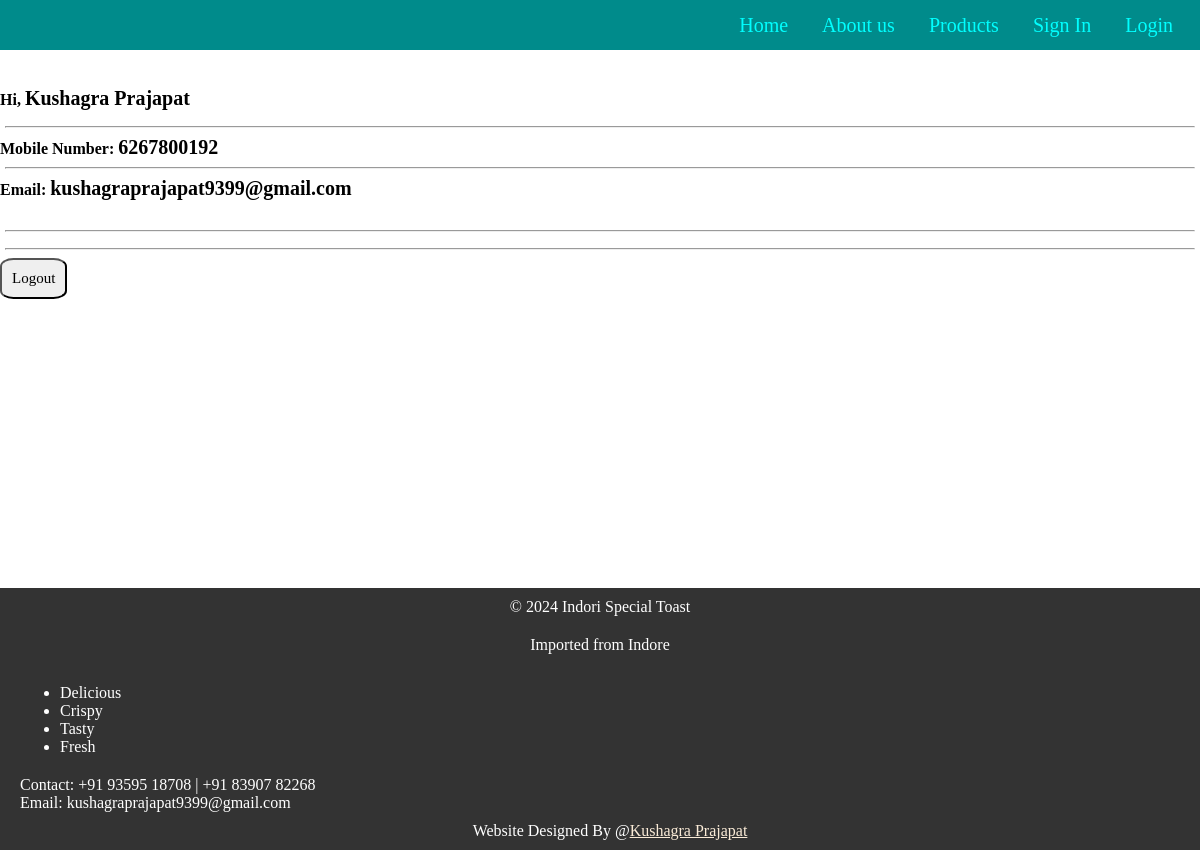
/profile/ (signed in), run on an earlier commit of the app's database.
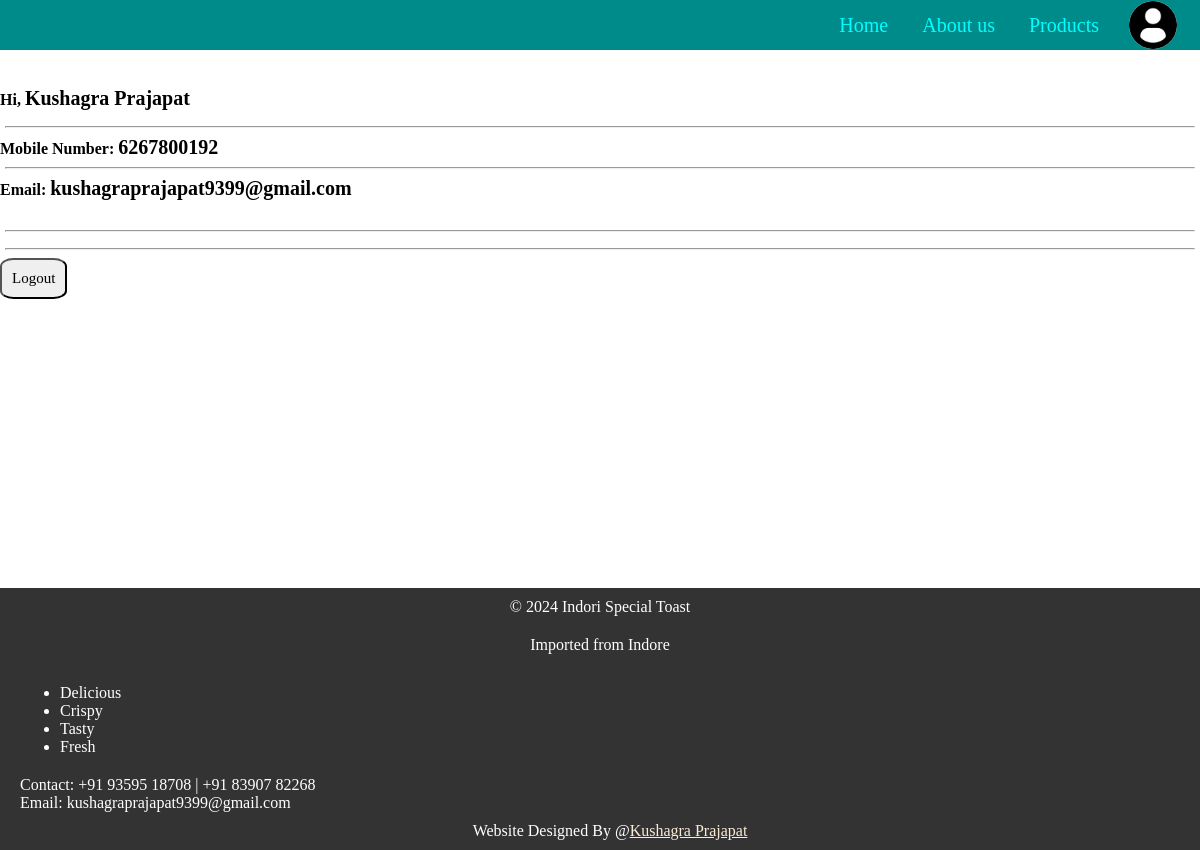
And on a later commit of the database.
### user_data/models.py (models this page shows, shortened)
class Users(AbstractUser):
    username = models.CharField(max_length=50)
    mobile = models.CharField(max_length=12,unique=True)
    email = models.CharField(max_length=50)
    password = models.CharField(max_length=20)
    last_login = models.DateTimeField(null=True, blank=True)  # Add last_login field
    is_active = models.BooleanField(default=True)  # Add is_active field
    date_joined = models.DateTimeField(default=timezone.now)
    is_on = models.BooleanField(default=False)
    USERNAME_FIELD = 'mobile'
    REQUIRED_FIELDS = ['username','password']

### kushagra/views.py (the view)
# urls.py: path('profile/',views.profile),
def profile(request):
    data = {'user':request.user}
    return render(request,'profile.html',data)

### templates/profile.html (shortened to what this page needs)
<html>
    <head>
    </head>
    <header>
        {% include "header.html" %}
    </header>
    <link rel="stylesheet" href="/static/css/profile.css">
    <body>
        <h4>
            <p>Hi, <span id="name">{{ user.username }}</span></p>
            <hr>
            Mobile Number: <span id="mobile">{{ user.mobile }}</span>
            <hr>
            Email: <span id="email">{{ request.user.email }}</span>
        </h4>
        <hr>
        <hr>
        <button onclick="document.getElementById('logout-form').submit();">Logout</button>
    <footer>
        {% include "footer.html" %}
    </footer>
    </body>
</html>

### templates/header.html (shortened to what this page needs)
<header>
    <link rel="stylesheet" href="/static/css/header.css">
    <nav class="navbar">
        <ul class="nav-links">
            <li><a href="/" class="{% if request.path == '/' %}active{% endif %}">Home</a></li>
            <li><a href="/about-us" class="{% if request.path == '/about-us/' %}active{% endif %}">About us</a></li>
            <li><a href="/product" class="{% if request.path == '/product/' %}active{% endif %}">Products</a></li>
            {% if request.user.is_on %}
                <li><a href="/profile" id="profile" class="{% if request.path == '/profile/' %}active{% endif %}"><img src="/static/img/profile.jpg" alt="KP"></a></li>
            {% else %}
                <li><a href="/sign-in" id="signin" class="{% if request.path == '/sign-in/' %}active{% endif %}">Sign In</a></li>
                <li><a href="/login-page" id="login" class="{% if request.path == '/login-page/' %}active{% endif %}">Login</a></li>
            {% endif %}
        </ul>
    </nav>
</header>

### templates/footer.html
<link rel="stylesheet" href="/static/css/footer.css">
<p>© 2024 Indori Special Toast</p>
<p>Imported from Indore</p>
<div class="specification">
    <ul>
        <li>Delicious</li>
        <li>Crispy</li>
        <li>Tasty</li>
        <li>Fresh</li>
    </ul>
</div>
<div class="contact">
    Contact: +91 93595 18708 | +91 83907 82268
    <br>
    Email: kushagraprajapat9399@gmail.com
</div>
<div class="contact">
    <p>Website Designed By @<a href="https://www.linkedin.com/in/kushagra-prajapat-93107b271/", class="footlink">Kushagra Prajapat</a></p>
</div>

### static/css/header.css (style rules this page uses)
.nav-links { list-style-type: none; margin: 0px; top: 0; left: 0; display: flex; padding: 0; font-size: 20px; border: 1px blue; height: 50px; width: 100%; align-items: center; justify-content: flex-end; background-color: darkcyan; position: fixed; }
li a { display: flex; font-family: 'Times New Roman', Times, serif; align-items: center; text-align: center; margin-right: 20px; padding: 7px; color: aqua; text-decoration: none; }
img { height:40px; width: 40px; border-radius: 50%; }
li a.active { text-decoration: underline; transform: scale(1.2); transition-duration: 0.5s; }

### static/css/profile.css (style rules this page uses)
body { margin: 0px; margin-top: 50px; height: 100vh; display: flex; flex-direction: column; }
button { border-radius: 20%; font-size: 15px; padding: 10px; width: fit-content; transition: 500ms; }
span { font-size: 20px; text-decoration: dashed; }
hr { width: 99%; color: black; }

### static/css/footer.css (style rules this page uses)
* { font-family: 'Times New Roman', Times, serif; }
footer { background-color: #333; color: white; border: none; margin: 0; padding: 0; margin-top: auto; bottom: 0; width: 100%; left: 0; }
footer p { text-align: center; padding: 10px; margin: 0; }
ul { text-align: left; margin: 20px; }
.specification { text-align: left; border: none; margin: 0; }
.contact { text-align: left; border: none; margin: 0; margin-left: 20px; }
.footlink { color: antiquewhite; }

What changed in the data, as far as the page shows it:
changed Users "Kushagra Prajapat": is_on False → True (drawn)
Also different on the page:
text no longer shown: "Sign In Login"
